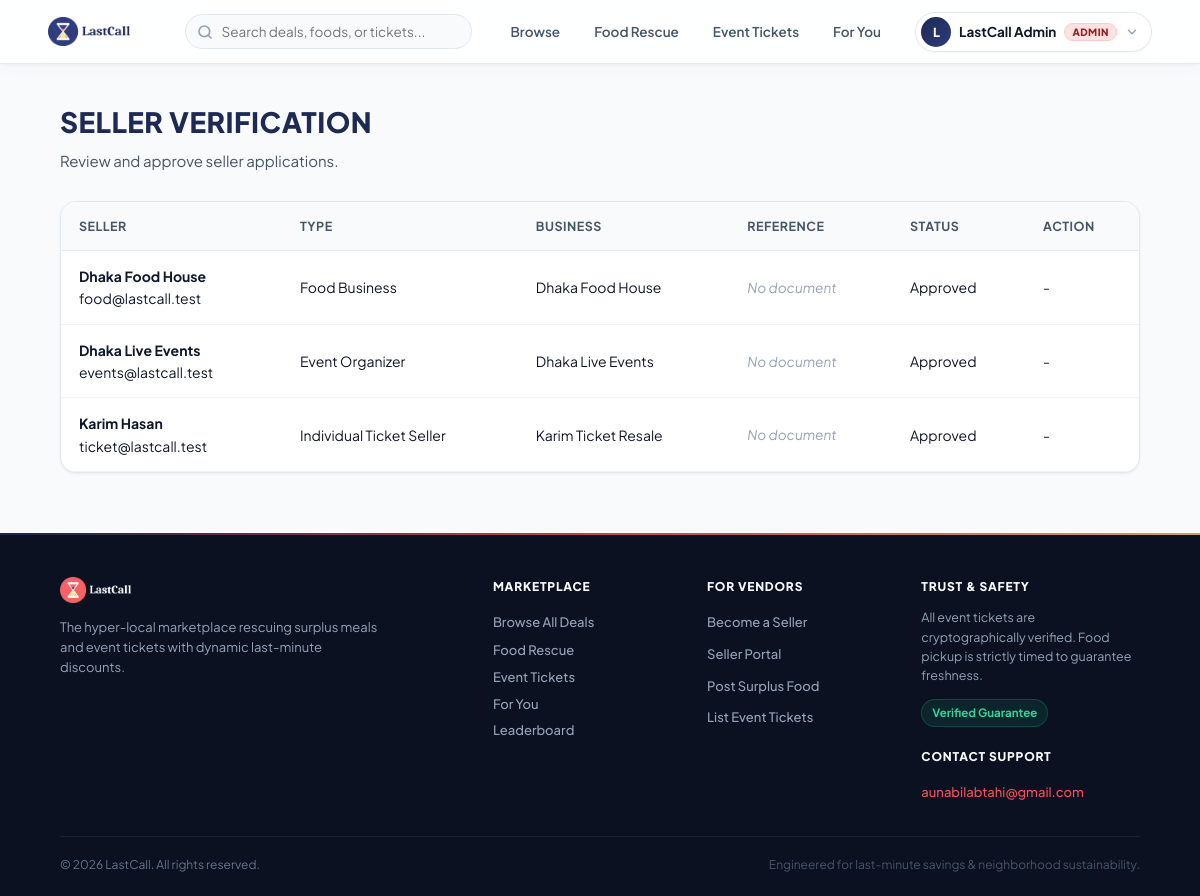
The app's page /admin/sellers.php (signed in) with its own data.
### tables this page shows
CREATE TABLE seller_profiles (
    seller_profile_id INT UNSIGNED AUTO_INCREMENT PRIMARY KEY,
    user_id INT UNSIGNED NOT NULL UNIQUE,

    seller_type ENUM(
        'food_business',
        'event_organizer',
        'individual_ticket_seller'
    ) NOT NULL,

    business_name VARCHAR(150) NULL,
    verification_document VARCHAR(255) NULL,

    verification_status ENUM('pending', 'approved', 'rejected') NOT NULL DEFAULT 'pending',
    verified_by INT UNSIGNED NULL,
    verified_at DATETIME NULL,
    rejection_reason VARCHAR(255) NULL,

    created_at TIMESTAMP DEFAULT CURRENT_TIMESTAMP,
    updated_at TIMESTAMP DEFAULT CURRENT_TIMESTAMP ON UPDATE CURRENT_TIMESTAMP,

    CONSTRAINT fk_seller_user
        FOREIGN KEY (user_id) REFERENCES users(user_id)
        ON DELETE CASCADE,

    CONSTRAINT fk_seller_verified_by
        FOREIGN KEY (verified_by) REFERENCES users(user_id)
        ON DELETE SET NULL
);

CREATE TABLE users (
    user_id INT UNSIGNED AUTO_INCREMENT PRIMARY KEY,
    full_name VARCHAR(120) NOT NULL,
    email VARCHAR(150) NOT NULL UNIQUE,
    phone VARCHAR(20) NOT NULL UNIQUE,
    password_hash VARCHAR(255) NOT NULL,
    role ENUM('buyer', 'seller', 'admin') NOT NULL DEFAULT 'buyer',
    location_id INT UNSIGNED NULL,

    terms_accepted TINYINT(1) NOT NULL DEFAULT 0,
    terms_version VARCHAR(30) NULL,
    terms_accepted_at DATETIME NULL,

    account_status ENUM('active', 'suspended', 'blocked') NOT NULL DEFAULT 'active',
    created_at TIMESTAMP DEFAULT CURRENT_TIMESTAMP,
    updated_at TIMESTAMP DEFAULT CURRENT_TIMESTAMP ON UPDATE CURRENT_TIMESTAMP,

    CONSTRAINT fk_user_location
        FOREIGN KEY (location_id) REFERENCES locations(location_id)
        ON DELETE SET NULL
);

### includes/auth.php (called while the page is built, shortened)
<?php
function isLoggedIn(): bool {
    return isset($_SESSION["user_id"]);
}
function currentUserName(): string {
    return $_SESSION["full_name"] ?? "";
}
function currentUserRole(): string {
    return $_SESSION["role"] ?? "";
}

### admin/sellers.php (the view, shortened to what this page needs)
<?php
require_once __DIR__ . "/../config/database.php";
require_once __DIR__ . "/../includes/auth.php";
$sellersQuery = $pdo->query("
    SELECT
        sp.seller_profile_id,
        u.full_name,
        u.email,
        u.phone,
        sp.seller_type,
        sp.business_name,
        sp.verification_document,
        sp.verification_status,
        sp.rejection_reason,
        sp.created_at
    FROM seller_profiles sp
    JOIN users u ON sp.user_id = u.user_id
    ORDER BY
        CASE sp.verification_status
            WHEN 'pending' THEN 1
            WHEN 'approved' THEN 2
            ELSE 3
        END,
        sp.created_at DESC
");
$sellers = $sellersQuery->fetchAll(PDO::FETCH_ASSOC);
function e(string $value): string
{
    return htmlspecialchars($value, ENT_QUOTES, "UTF-8");
}
function sellerTypeLabel(string $type): string
{
    $labels = [
        "food_business" => "Food Business",
        "event_organizer" => "Event Organizer",
        "individual_ticket_seller" => "Individual Ticket Seller"
    ];
    return $labels[$type] ?? $type;
}
require_once __DIR__ . "/../includes/header.php";
?>
<main class="admin-container">
    <div class="section-heading">
        <h2>Seller Verification</h2>
        <p>Review and approve seller applications.</p>
    </div>
    <div class="table-wrapper">
        <table class="admin-table">
            <thead>
                <tr>
                    <th>Seller</th>
                    <th>Type</th>
                    <th>Business</th>
                    <th>Reference</th>
                    <th>Status</th>
                    <th>Action</th>
                </tr>
            </thead>
            <tbody>
                <?php foreach ($sellers as $seller): ?>
                    <tr>
                        <td>
                            <strong><?= e($seller["full_name"]) ?></strong>
                            <br>
                            <span><?= e($seller["email"]) ?></span>
                        </td>
                        <td><?= e(sellerTypeLabel($seller["seller_type"])) ?></td>
                        <td><?= e($seller["business_name"] ?? "-") ?></td>
                        <td>
                            <?php if (!empty($seller["verification_document"])): ?>
                                <?php $docUrl = '../' . ltrim($seller["verification_document"], '/'); ?>
                                <a href="<?= e($docUrl) ?>" target="_blank" style="display: inline-flex; align-items: center; gap: 4px; color: #3b82f6; text-decoration: none; font-size: 0.85rem; padding: 4px 8px; background: #eff6ff; border-radius: 4px; border: 1px solid #bfdbfe; transition: background 0.2s;" onmouseover="this.style.background='#dbeafe'" onmouseout="this.style.background='#eff6ff'">
                                     View Document
                                </a>
                            <?php else: ?>
                                <span style="color: #94a3b8; font-size: 0.85rem; font-style: italic;">No document</span>
                            <?php endif; ?>
                        </td>
                        <td>
                            <span class="status <?= e($seller["verification_status"]) ?>">
                                <?= e(ucfirst($seller["verification_status"])) ?>
                            </span>
                        </td>
                        <td>
                            <?php if ($seller["verification_status"] === "pending"): ?>
                                <form method="POST" class="action-form" style="display:flex; flex-direction:column; gap:8px; width: 100%;">
                                    <?= csrf_field() ?>
                                    <input
                                        type="hidden"
                                        name="seller_profile_id"
                                        value="<?= (int) $seller["seller_profile_id"] ?>">
                                    <div style="position: relative;">
                                        <input
                                            type="text"
                                            name="rejection_reason"
                                            placeholder="Reason if rejecting..."
                                            style="font-size:0.8rem; padding:6px 8px 6px 28px; border:1px solid #e2e8f0; border-radius:6px; width:100%; min-width:140px; outline: none; transition: border-color 0.2s;"
                                            onfocus="this.style.borderColor='#3b82f6'"
                                            onblur="this.style.borderColor='#e2e8f0'"
                                        >
                                    </div>
                                    <div style="display:flex; gap:6px;">
                                        <button
                                            type="submit"
                                            name="action"
                                            value="approve"
                                            class="approve-button"
                                            style="flex:1; display:flex; align-items:center; justify-content:center; gap:4px; padding: 6px 10px; background-color: #10b981; color: white; border: none; border-radius: 6px; cursor: pointer; font-size: 0.8rem; font-weight: 500; transition: background-color 0.2s;"
                                            onmouseover="this.style.backgroundColor='#059669'"
                                            onmouseout="this.style.backgroundColor='#10b981'"
                                        >
                                             Approve
                                        </button>
                                        <button
                                            type="submit"
                                            name="action"
                                            value="reject"
                                            class="reject-button"
                                            style="flex:1; display:flex; align-items:center; justify-content:center; gap:4px; padding: 6px 10px; background-color: #ef4444; color: white; border: none; border-radius: 6px; cursor: pointer; font-size: 0.8rem; font-weight: 500; transition: background-color 0.2s;"
                                            onclick="return confirmReject(this.form)"
                                            onmouseover="this.style.backgroundColor='#dc2626'"
                                            onmouseout="this.style.backgroundColor='#ef4444'"
                                        >
                                             Reject
                                        </button>
                                    </div>
                                </form>
                            <?php else: ?>
                                <span>-</span>
                            <?php endif; ?>
                        </td>
                    </tr>
                <?php endforeach; ?>
            </tbody>
        </table>
    </div>
</main>
<?php require_once __DIR__ . "/../includes/footer.php"; ?>

### includes/header.php (shortened to what this page needs)
<?php
require_once __DIR__ . "/auth.php";
$_headerScriptPath = $_SERVER["SCRIPT_NAME"] ?? "";
$_headerInSubdir = (bool) preg_match('#/(admin|seller|payments|tasks)/#', $_headerScriptPath);
$_base = $_headerInSubdir ? "../" : "";
$_loggedIn = isLoggedIn();
$_role = currentUserRole();
$_userName = currentUserName();
$_cssVersion = file_exists(__DIR__ . "/../assets/css/style.css") ? filemtime(__DIR__ . "/../assets/css/style.css") : time();
?>
<!DOCTYPE html>
<html lang="en">
<head>
    <link rel="stylesheet" href="<?= $_base ?>assets/css/style.css?v=<?= $_cssVersion ?>">
</head>
<body>
<header class="navbar">
    <div class="nav-container">
        <div style="display: flex; align-items: center; gap: 24px; flex: 1;">
            <a class="logo" href="<?= $_base ?>index.php" title="LastCall Home">
                <img src="<?= $_base ?>assets/images/logo.png" alt="LastCall" class="brand-logo-img" width="120" height="30" style="height:30px; max-height:30px; width:auto; max-width:130px; object-fit:contain; display:block;">
            </a>
            <div class="nav-search-wrapper" style="width: 100%; max-width: 320px;">
                <form action="<?= $_base ?>index.php" method="GET" class="nav-search-form" style="position: relative; display: flex; align-items: center;">
                    <input type="text" name="q" placeholder="Search deals, foods, or tickets..." value="<?= e($_GET['q'] ?? '') ?>" style="width: 100%; padding: 8px 16px 8px 36px; border: 1px solid #e2e8f0; border-radius: 20px; font-size: 13.5px; outline: none; background: #f8fafc; transition: all 0.2s;">
                </form>
            </div>
            <nav class="nav-primary">
                <a href="<?= $_base ?>index.php" class="nav-link <?= basename($_SERVER['PHP_SELF']) === 'index.php' && empty($_GET['type']) ? 'active' : '' ?>">Browse</a>
                <a href="<?= $_base ?>index.php?type=food" class="nav-link <?= ($_GET['type'] ?? '') === 'food' ? 'active' : '' ?>">
                    Food Rescue
                </a>
                <a href="<?= $_base ?>index.php?type=ticket" class="nav-link <?= ($_GET['type'] ?? '') === 'ticket' ? 'active' : '' ?>">
                    Event Tickets
                </a>
                <a href="<?= $_base ?>recommendations.php" class="nav-link <?= basename($_SERVER['PHP_SELF']) === 'recommendations.php' ? 'active' : '' ?>">
                    For You
                </a>
            </nav>
        </div>
        <div class="nav-actions">
            <?php if ($_loggedIn): ?>
                <div class="user-menu" id="userMenu">
                    <button type="button" class="user-menu-btn" onclick="toggleUserMenu(event)" aria-haspopup="true" aria-expanded="false" id="userMenuBtn">
                        <span class="user-avatar-circle"><?= mb_strtoupper(mb_substr($_userName, 0, 1)) ?></span>
                        <span class="user-menu-name"><?= e($_userName) ?></span>
                        <span class="user-badge <?= e($_role) ?>"><?= e(ucfirst($_role)) ?></span>
                        <svg class="chevron-icon" width="14" height="14" viewBox="0 0 24 24" fill="none" stroke="currentColor" stroke-width="2.5" stroke-linecap="round" stroke-linejoin="round">
                            <polyline points="6 9 12 15 18 9"></polyline>
                        </svg>
                    </button>
                </div>
            <?php endif; ?>
        </div>
    </div>
</header>

### includes/footer.php (shortened to what this page needs)
<?php
$_footerScriptPath = $_SERVER["SCRIPT_NAME"] ?? "";
$_footerInSubdir = (bool) preg_match('#/(admin|seller|payments|tasks)/#', $_footerScriptPath);
$_base = $_footerInSubdir ? "../" : "";
?>
<footer class="site-footer">
    <div class="footer-container">
        <div class="footer-grid">
            <div class="footer-brand-col">
                <a href="<?= $_base ?>index.php" title="LastCall">
                    <img src="<?= $_base ?>assets/images/logo-light.png" alt="LastCall" class="footer-logo-img" width="110" height="26" style="height:26px; max-height:26px; width:auto; max-width:125px; object-fit:contain; display:block; margin-bottom:14px;">
                </a>
                <p class="footer-tagline">
                    The hyper-local marketplace rescuing surplus meals and event tickets with dynamic last-minute discounts.
                </p>
            </div>
            <div class="footer-nav-col">
                <h4>Marketplace</h4>
                <ul>
                    <li><a href="<?= $_base ?>index.php">Browse All Deals</a></li>
                    <li><a href="<?= $_base ?>index.php?type=food" style="display:flex; align-items:center; gap:6px;"> Food Rescue</a></li>
                    <li><a href="<?= $_base ?>index.php?type=ticket" style="display:flex; align-items:center; gap:6px;"> Event Tickets</a></li>
                    <li><a href="<?= $_base ?>recommendations.php" style="display:flex; align-items:center; gap:6px;"> For You</a></li>
                    <li><a href="<?= $_base ?>leaderboard.php" style="display:flex; align-items:center; gap:6px;"> Leaderboard</a></li>
                </ul>
            </div>
            <div class="footer-nav-col">
                <h4>For Vendors</h4>
                <ul>
                    <li><a href="<?= $_base ?>seller_apply.php">Become a Seller</a></li>
                    <li><a href="<?= $_base ?>seller/dashboard.php">Seller Portal</a></li>
                    <li><a href="<?= $_base ?>seller/create_food_listing.php">Post Surplus Food</a></li>
                    <li><a href="<?= $_base ?>seller/create_ticket_listing.php">List Event Tickets</a></li>
                </ul>
            </div>
            <div class="footer-nav-col">
                <h4>Trust &amp; Safety</h4>
                <p class="footer-safety-text">
                    All event tickets are cryptographically verified. Food pickup is strictly timed to guarantee freshness.
                </p>
                <div class="verified-pill" style="margin-bottom: 20px; display: inline-flex; align-items: center; gap: 6px;">
                     Verified Guarantee
                </div>
                <h4>Contact Support</h4>
                <ul>
                    <li><a href="mailto:aunabilabtahi@gmail.com" style="color: var(--brand-coral);">aunabilabtahi@gmail.com</a></li>
                </ul>
            </div>
        </div>
        <div class="footer-bottom">
            <p>&copy; <?= date("Y") ?> LastCall. All rights reserved.</p>
            <p class="footer-built">Engineered for last-minute savings &amp; neighborhood sustainability.</p>
        </div>
    </div>
</footer>
</body>
</html>

### records on screen
seller_profiles: user.full_name "Dhaka Food House", user.email "food@lastcall.test", seller_type "Food Business", business_name "Dhaka Food House", shows "No document", verification_status "Approved"
seller_profiles: user.full_name "Dhaka Live Events", user.email "events@lastcall.test", seller_type "Event Organizer", business_name "Dhaka Live Events", shows "No document", verification_status "Approved"
seller_profiles: user.full_name "Karim Hasan", user.email "ticket@lastcall.test", seller_type "Individual Ticket Seller", business_name "Karim Ticket Resale", shows "No document", verification_status "Approved"

### other values on screen
mb_strtoupper(mb_substr($_userName, 0, 1)) "L"
$_userName "LastCall Admin"
$_role "ADMIN"
